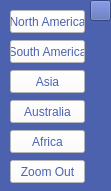
   <widget class="QWidget" name="zoomMenu" native="true">
    <property name="geometry">
     <rect>
      <x>1210</x>
      <y>80</y>
      <width>111</width>
      <height>191</height>
     </rect>
    </property>
    <property name="styleSheet">
     <string notr="true">background-color: rgb(77, 98, 175);</string>
    </property>
    <widget class="QPushButton" name="northA">
     <property name="geometry">
      <rect>
       <x>10</x>
       <y>10</y>
       <width>75</width>
       <height>23</height>
      </rect>
     </property>
     <property name="styleSheet">
      <string notr="true">color: rgb(77, 98, 175);
font: 8pt &quot;Palatino Linotype&quot;;

background-color: rgb(255, 255, 255);
</string>
     </property>
     <property name="text">
      <string>North America</string>
     </property>
    </widget>
    <widget class="QPushButton" name="southA">
     <property name="geometry">
      <rect>
       <x>10</x>
       <y>40</y>
       <width>75</width>
       <height>23</height>
      </rect>
     </property>
     <property name="styleSheet">
      <string notr="true">background-color: rgb(255, 255, 255);
color: rgb(77, 98, 175);</string>
     </property>
     <property name="text">
      <string>South America</string>
     </property>
    </widget>
    <widget class="QPushButton" name="asia">
     <property name="geometry">
      <rect>
       <x>10</x>
       <y>70</y>
       <width>75</width>
       <height>23</height>
      </rect>
     </property>
     <property name="styleSheet">
      <string notr="true">background-color: rgb(255, 255, 255);
color: rgb(77, 98, 175);
</string>
     </property>
     <property name="text">
      <string>Asia</string>
     </property>
    </widget>
    <widget class="QPushButton" name="australia">
     <property name="geometry">
      <rect>
       <x>10</x>
       <y>100</y>
       <width>75</width>
       <height>23</height>
      </rect>
     </property>
     <property name="styleSheet">
      <string notr="true">background-color: rgb(255, 255, 255);
color: rgb(77, 98, 175);</string>
     </property>
     <property name="text">
      <string>Australia</string>
     </property>
    </widget>
    <widget class="QPushButton" name="africa">
     <property name="geometry">
      <rect>
       <x>10</x>
       <y>130</y>
       <width>75</width>
       <height>23</height>
      </rect>
     </property>
     <property name="styleSheet">
      <string notr="true">background-color: rgb(255, 255, 255);
color: rgb(77, 98, 175);</string>
     </property>
     <property name="text">
      <string>Africa</string>
     </property>
    </widget>
    <widget class="QPushButton" name="world">
     <property name="geometry">
      <rect>
       <x>10</x>
       <y>160</y>
       <width>75</width>
       <height>23</height>
      </rect>
     </property>
     <property name="styleSheet">
      <string notr="true">background-color: rgb(255, 255, 255);
color: rgb(77, 98, 175);</string>
     </property>
     <property name="text">
      <string>Zoom Out</string>
     </property>
    </widget>
    <widget class="QPushButton" name="exit">
     <property name="geometry">
      <rect>
       <x>90</x>
       <y>0</y>
       <width>21</width>
       <height>21</height>
      </rect>
     </property>
     <property name="text">
      <string/>
     </property>
     <property name="icon">
      <iconset>
       <normaloff>../../../../../Downloads/gross-dark-cross.png</normaloff>../../../../../Downloads/gross-dark-cross.png</iconset>
     </property>
    </widget>
   </widget>
